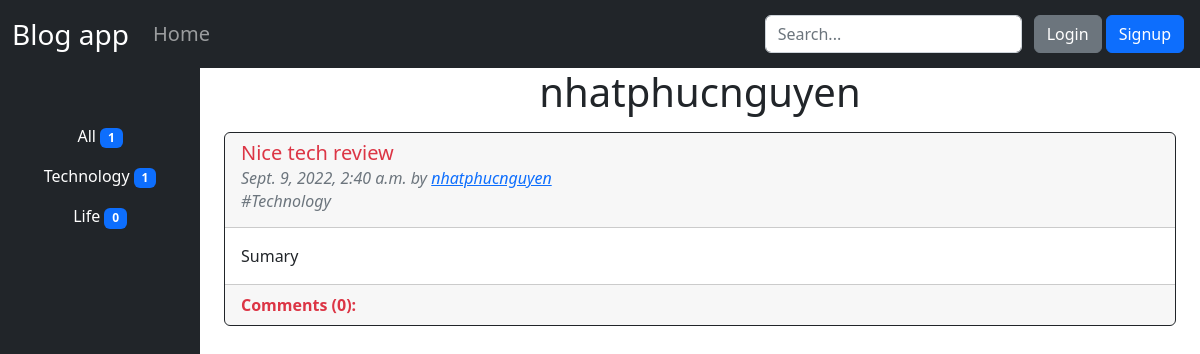
/profile/4, run on an earlier commit of the app's database.
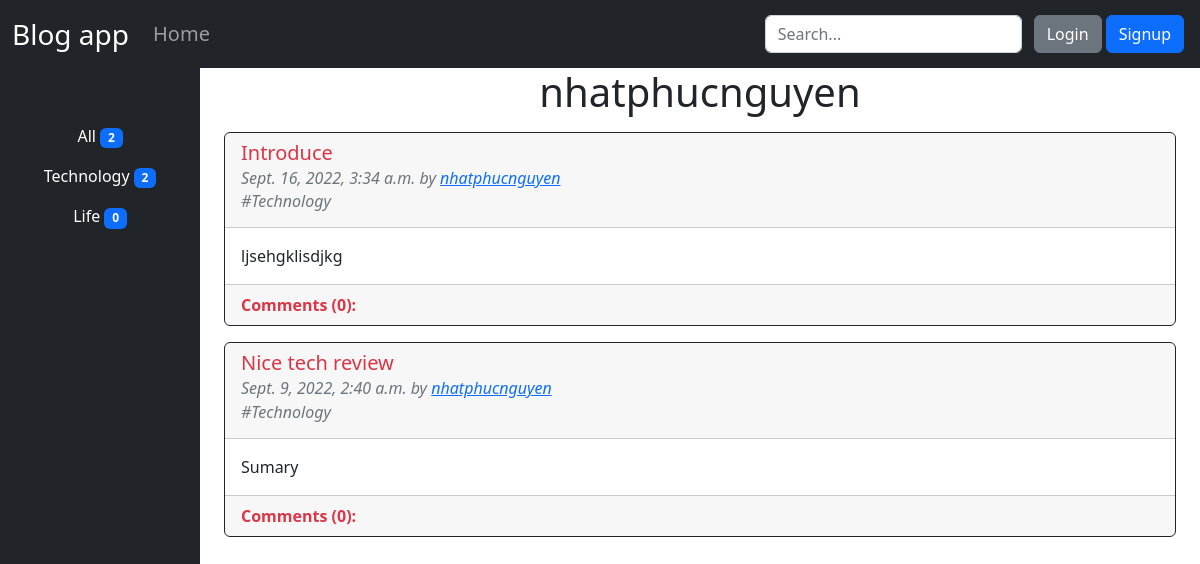
And on a later commit of the database.
### base/models.py (models this page shows, shortened)
class Topic(models.Model):
    name = models.CharField(max_length=100)
    def __str__(self):
        return self.name

class Post(models.Model):
    topic = models.ForeignKey(Topic,null=True,on_delete=models.SET_NULL)
    title = models.CharField(max_length=150)
    body = models.TextField()
    author = models.ForeignKey(
        User,
        on_delete= models.CASCADE,
    )
    timeUpdated = models.DateTimeField(auto_now_add=True)
    timeCreated = models.DateTimeField(auto_created=True,auto_now_add=True)
    class Meta:
        ordering = ('-timeUpdated','-timeCreated')

### base/views.py (the view)
# urls.py: path('profile/<str:pk>',views.author_profile,name='author_profile')
def author_profile(request,pk):
    q = request.GET.get('q') if request.GET.get('q') != None else ''
    author = User.objects.get(id=pk)
    if q != '':
        author_posts = Post.objects.filter(
            Q(author_id=author.id) & Q(topic__name=q)
        )
    else:
        author_posts = Post.objects.filter(
            author = author
        )
    author_post_count = Post.objects.filter(author=author).count()
    topics = Topic.objects.all()
    topic_post_count = {}
    for topic in topics:
        topic_post_count.update({topic.name:Post.objects.filter(topic__name=topic,author=author).count()})
    context = {'author':author,"posts":author_posts,'post_count':author_post_count,'topics':topics,'topic_post_count':topic_post_count}
    return render(request,'base/author_profile.html',context)

### base/templates/base/author_profile.html
{% extends 'base.html' %}
{% block content %}
    <div class="container-fluid">
        <div class="row">
            <div class="col-6 col-md-2 bg-dark text-center" style="min-height: 100vh;">
                <ul class="nav flex-column mt-5">
                    <li class="nav-item">
                        <a class="nav-link text-white" aria-current="page" href="{% url 'author_profile' author.id %}">All <span class="badge bg-primary text-wrap">{{post_count}}</span></a>
                        </li>
                    {% for topic,quantity in topic_post_count.items %}
                        <li class="nav-item">
                        <a class="nav-link text-white" aria-current="page" href="{% url 'author_profile' author.id %}?q={{topic}}">{{topic}} <span class="badge bg-primary text-wrap">{{quantity}}</span></a>
                        </li>
                    {% endfor %}
                </ul>
            </div>
            <div class="col">
                <h1 class="text-center">{{author.username}}</h1>
                {% include 'base/postlist_component.html' %}
            </div>
        </div>
    </div>
{% endblock %}

### base/templates/base/postlist_component.html (shortened to what this page needs)
{% for post in posts %}
<div class="container">
    <div div class="card border-dark border-1" style="width: 100%; margin-top:1rem">
        <div class="card-header">
            <h5 class="card-title"><a href="{% url 'post_details' post.id %}"
                    class="text-decoration-none link-danger">{{post.title}}</a></h5>
            <h6 class="card-subtitle mb-2 fst-italic text-muted ">{{post.timeCreated}} by <a
                    href="{% url 'author_profile' post.author.id %}">{{post.author}}</a></h6>
            <h6 class="card-subtitle mb-2 fst-italic text-muted "> #{{post.topic}}</h6>
        </div>
        <div class="card-body">
            <p class="card-text">{{post.body}}</p>
        </div>
        <div class="card-footer">
            <span class="text-danger fw-bold">Comments ({{post.comments.all.count}}):</span>
        </div>
    </div>
</div>
{% endfor %}

What changed in the data, as far as the page shows it:
added Post: title "Introduce", timeCreated "Sept. 16, 2022, 3:34 a.m.", author "nhatphucnguyen", topic "Technology", body "ljsehgklisdjkg", comments.all.count "0"
Also different on the page:
{{ post_count }}: "1" → "2"
new list line: "Technology"
new list line: "2"
list line gone: "Technology"
list line gone: "1"
